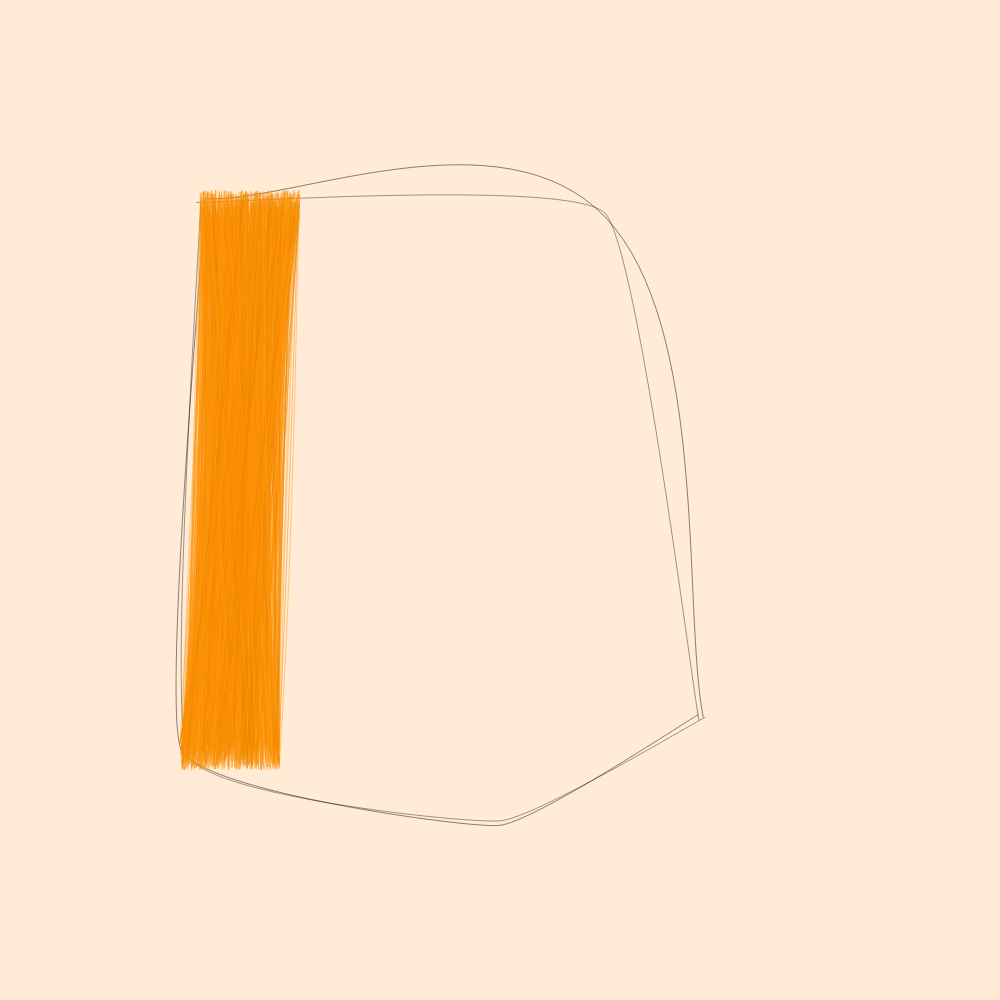
Frame 1 (no input)
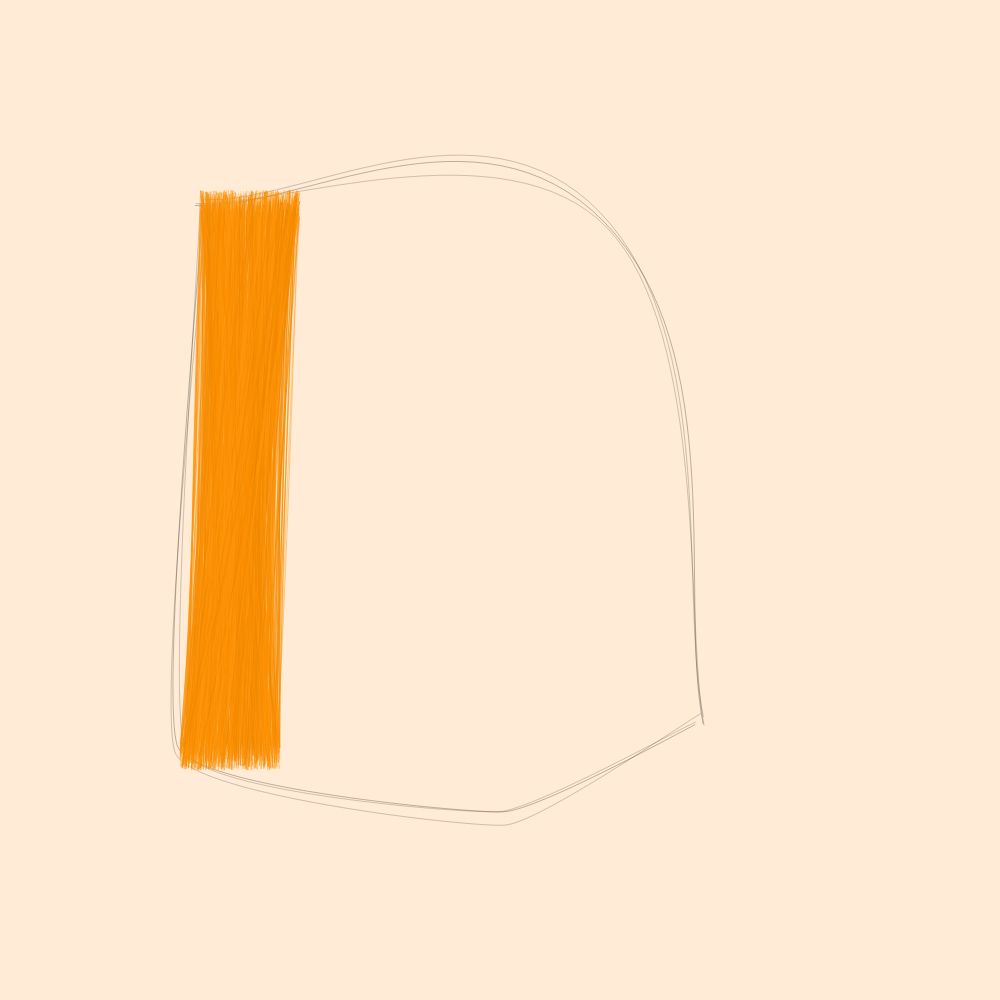
Frame 2 (the mouse pressed at the canvas centre, redrawn once)

The p5.js sketch that drew these frames (run headless with seeded random() and noise() and a simulated clock; the mouse was pressed at the canvas centre and the sketch redrawn once):

// p5.js sketch
// ── sketch.js
function setup() {
    createCanvas(tempWidth, tempHeight);
    noLoop()
    console.log(`width: ${width}, height: ${height}`)
}

function draw() {
    noFill()
    colorMode(HSL)
    background(31,100,92)

    for (let i=0; i<R.randNum(1,3); i++) {
        strokeWeight(R.randNum(.2,.6))
        stroke(31,R.randNum(0,100),4)
        beginShape()
        curveTightness(0.6)
        curveVertexWiggle(200*M,200*M)
        curveVertexWiggle(200*M,200*M)
        curveVertexWiggle(180*M,750*M)
        curveVertexWiggle(500*M,820*M)
        curveVertexWiggle(700*M,720*M)
        curveVertexWiggle(700*M,720*M)
        endShape()

        beginShape()
        curveTightness(R.randNum(-1,1))
        curveVertexWiggle(700*M,720*M)
        curveVertexWiggle(700*M,720*M)
        curveVertexWiggle(600*M,220*M)
        curveVertexWiggle(200*M,200*M)
        curveVertexWiggle(200*M,200*M)
        endShape()
    }  

    downstroke(200*M,200*M,180*M,750*M)
}

function downstroke(x1,y1,x2,y2) {
    noFill();

    for (let i=0; i<R.randNum(1000,1600); i++) {
        strokeWeight(R.randNum(0.2,0.8));
        stroke(34,100,R.randNum(45,55),R.randNum(0.1,2))
        x1p = x1 + R.randNum(0,100)
        x2p = x2 + R.randNum(0,100)
        y1p = y1 + R.randNum(-10,20)
        y2p = y2 + R.randNum(-10,20)
        beginShape();
        vertex(x1p, y1p);
        quadraticVertex(x1p-(R.randNum(0.3,0.7)*(x1p-x2p)), y1-(R.randNum(0.3,0.7)*(y1-y2)), x2p, y2p);
        endShape();
    }
}

function curveVertexWiggle(px, py) {
    let pRange = R.randNum(5,10)
    px += R.randNum(-pRange,pRange)
    py += R.randNum(-pRange,pRange)
    return curveVertex(px,py)
}

// Foundation stuff from here down
class Random {
    constructor(seed) {
        this.seed = seed
    }
    randDec() {
        this.seed ^= this.seed << 13
        this.seed ^= this.seed >> 17
        this.seed ^= this.seed << 5
        return ((this.seed < 0 ? ~this.seed + 1 : this.seed) % 100000000) / 100000000
    }
    randNum(a, b) {
        return a+(b-a)*this.randDec()
    }
    randInt(a, b) {
        return Math.floor(this.randNum(a, b+1))
    }
}

function random_hash() {
    let x = "0123456789abcdef", hash = '0x'
    for (let i = 64; i > 0; --i) {
      hash += x[Math.floor(Math.random()*x.length)]
    }
    return hash
}

tokenData = {
    //hash: "0x11ac16678959949c12d5410212301960fc496813cbc3495bf77aeed738579738", 
    hash: random_hash(),
    tokenId: "123000456"
}

function windowResized() {
    tempHeight = window.innerHeight
    tempWidth = tempHeight*ratio
    const dim = Math.min(tempWidth, tempHeight)
    M = dim / defaultSize
    console.log(`M: ${M}`)
    resizeCanvas(tempWidth, tempHeight);
}

const defaultSize = 1000
const ratio = 1
let tempHeight = window.innerHeight
let tempWidth = tempHeight*ratio
let dim = Math.min(tempWidth, tempHeight)
let M = dim / defaultSize
console.log(`M: ${M}`)

const seed = parseInt(tokenData.hash.slice(0, 16), 16)
console.log(`Seed: ${seed}`)
const R = new Random(seed)
